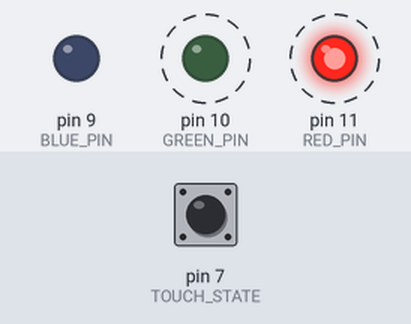
The sketch below on a simulated Arduino Uno, built with avr-gcc and run on an emulated ATmega328P. Parts: output pins drawn as LEDs (lit = HIGH). Dashed ring = blinking. Inputs (shaded band) come from the test bench; at power-on: pin 7 (TOUCH_STATE) LOW.

Above: at 0.5 s.
Timing chart, 0 to 4.6 s (numbered marks = the images above):
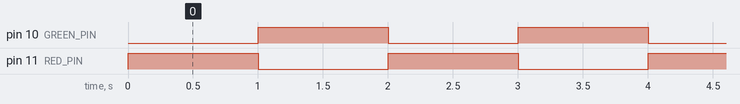

Measured:
- by itself, pin 10 (GREEN_PIN), pin 11 (RED_PIN): alternates HIGH for 1.0 s and LOW for 1.0 s

The sketch:

3Color_LED.ino
```cpp
#define RED_PIN 11
#define GREEN_PIN 10
#define BLUE_PIN 9
#define TOUCH_STATE 7
void colorPrint(int redValue, int greenValue, int blueValue);

void setup() {
  pinMode(RED_PIN, OUTPUT);
  pinMode(GREEN_PIN, OUTPUT);
  pinMode(BLUE_PIN, OUTPUT);
  pinMode(TOUCH_STATE, INPUT);
}

void loop() {

  int touchValue = digitalRead(TOUCH_STATE);
  // 빨간색 출력
  analogWrite(RED_PIN, 255);
  analogWrite(GREEN_PIN, 0);
  analogWrite(BLUE_PIN, 0);
  delay(1000);

  // 초록색 출력
  analogWrite(RED_PIN, 0);
  analogWrite(GREEN_PIN, 255);
  analogWrite(BLUE_PIN, 0);
  delay(1000);
}
```
